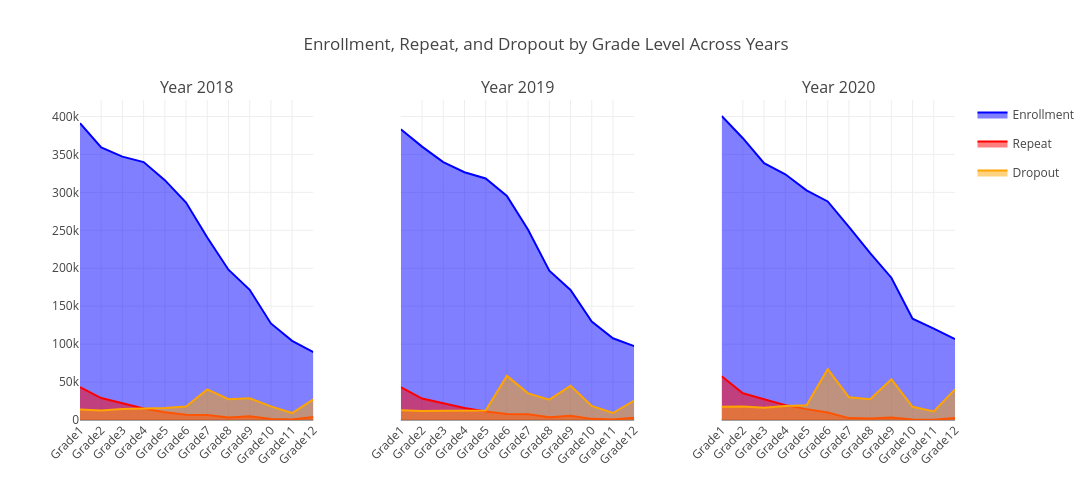

This figure's notebook cell:
### Code cell
import plotly.graph_objects as go
from plotly.subplots import make_subplots

# Get years from columns
years = sorted(drop_out.columns)

# Create subplots: 1 row, 3 columns (one per year)
fig = make_subplots(
    rows=1, cols=len(years),
    subplot_titles=[f'Year {y}' for y in years],
    shared_yaxes=True,
    horizontal_spacing=0.1
)

# Define colors for each metric
colors = {
    'Enrollment': 'blue',
    'Repeat': 'red',
    'Dropout': 'orange'
}

for col_idx, year in enumerate(years, start=1):
    show_legend = (col_idx == 1)
    
    # Add Enrollment area
    fig.add_trace(go.Scatter(
        x=enroll.index,
        y=enroll[year],
        mode='lines',
        name='Enrollment',
        legendgroup='enrollment',
        showlegend=show_legend,
        line=dict(color=colors['Enrollment'], width=2),
        fill='tozeroy',
        hovertemplate="Enrollment: %{y:,}<extra></extra>",
    ), row=1, col=col_idx)
    
    # Add Repeat area
    fig.add_trace(go.Scatter(
        x=repeat.index,
        y=repeat[year],
        mode='lines',
        name='Repeat',
        legendgroup='repeat',
        showlegend=show_legend,
        line=dict(color=colors['Repeat'], width=2),
        fill='tozeroy',
        hovertemplate="Repeat: %{y:,}<extra></extra>",
    ), row=1, col=col_idx)
    
    # Add Dropout area
    fig.add_trace(go.Scatter(
        x=drop_out.index,
        y=drop_out[year],
        mode='lines',
        name='Dropout',
        legendgroup='dropout',
        showlegend=show_legend,
        line=dict(color=colors['Dropout'], width=2),
        fill='tozeroy',
        hovertemplate="Dropout: %{y:,}<extra></extra>",
    ), row=1, col=col_idx)

fig.update_layout(
    height=500,
    width=1400,
    title_text='Enrollment, Repeat, and Dropout by Grade Level Across Years',
    legend=dict(
        orientation="v",
        yanchor="top",
        y=1,
        xanchor="left",
        x=1.02
    ),
    hovermode="x unified"
)

fig.update_xaxes(tickangle=-45)
fig.show()

### Figure 1 — Plotly figure (JSON) as saved in the notebook; plotly's stock layout.template omitted (floating-point values rounded to 4 significant figures)
{"data": [{"fill": "tozeroy", "hovertemplate": "Enrollment: %{y:,}<extra></extra>", "legendgroup": "enrollment", "line": {"color": "blue", "width": 2}, "mode": "lines", "name": "Enrollment", "showlegend": true, "type": "scatter", "x": ["Grade1", "Grade2", "Grade3", "Grade4", "Grade5", "Grade6", "Grade7", "Grade8", "Grade9", "Grade10", "Grade11", "Grade12"], "xaxis": "x", "y": [391210, 359319, 347149, 339959, 316078, 286542, 240580, 198070, 171611, 127297, 104331, 89517], "yaxis": "y"}, {"fill": "tozeroy", "hovertemplate": "Repeat: %{y:,}<extra></extra>", "legendgroup": "repeat", "line": {"color": "red", "width": 2}, "mode": "lines", "name": "Repeat", "showlegend": true, "type": "scatter", "x": ["Grade1", "Grade2", "Grade3", "Grade4", "Grade5", "Grade6", "Grade7", "Grade8", "Grade9", "Grade10", "Grade11", "Grade12"], "xaxis": "x", "y": [43390, 28957, 21990, 15265, 10343, 6886, 6644, 3412, 5076, 1396, 770, 3892], "yaxis": "y"}, {"fill": "tozeroy", "hovertemplate": "Dropout: %{y:,}<extra></extra>", "legendgroup": "dropout", "line": {"color": "orange", "width": 2}, "mode": "lines", "name": "Dropout", "showlegend": true, "type": "scatter", "x": ["Grade1", "Grade2", "Grade3", "Grade4", "Grade5", "Grade6", "Grade7", "Grade8", "Grade9", "Grade10", "Grade11", "Grade12"], "xaxis": "x", "y": [13727, 12679, 14612, 14933, 15862, 17786, 40384, 27461, 28539, 17965, 9128, 27259], "yaxis": "y"}, {"fill": "tozeroy", "hovertemplate": "Enrollment: %{y:,}<extra></extra>", "legendgroup": "enrollment", "line": {"color": "blue", "width": 2}, "mode": "lines", "name": "Enrollment", "showlegend": false, "type": "scatter", "x": ["Grade1", "Grade2", "Grade3", "Grade4", "Grade5", "Grade6", "Grade7", "Grade8", "Grade9", "Grade10", "Grade11", "Grade12"], "xaxis": "x2", "y": [383240, 360299, 339804, 326527, 318331, 295272, 250846, 196750, 171372, 129672, 107722, 97318], "yaxis": "y2"}, {"fill": "tozeroy", "hovertemplate": "Repeat: %{y:,}<extra></extra>", "legendgroup": "repeat", "line": {"color": "red", "width": 2}, "mode": "lines", "name": "Repeat", "showlegend": false, "type": "scatter", "x": ["Grade1", "Grade2", "Grade3", "Grade4", "Grade5", "Grade6", "Grade7", "Grade8", "Grade9", "Grade10", "Grade11", "Grade12"], "xaxis": "x2", "y": [43362, 28312, 22086, 15691, 11328, 7984, 7419, 3736, 5751, 1495, 710, 2883], "yaxis": "y2"}, {"fill": "tozeroy", "hovertemplate": "Dropout: %{y:,}<extra></extra>", "legendgroup": "dropout", "line": {"color": "orange", "width": 2}, "mode": "lines", "name": "Dropout", "showlegend": false, "type": "scatter", "x": ["Grade1", "Grade2", "Grade3", "Grade4", "Grade5", "Grade6", "Grade7", "Grade8", "Grade9", "Grade10", "Grade11", "Grade12"], "xaxis": "x2", "y": [12984, 12022, 12175, 12597, 12591, 58178, 35115, 26895, 45066, 18581, 9222, 25501], "yaxis": "y2"}, {"fill": "tozeroy", "hovertemplate": "Enrollment: %{y:,}<extra></extra>", "legendgroup": "enrollment", "line": {"color": "blue", "width": 2}, "mode": "lines", "name": "Enrollment", "showlegend": false, "type": "scatter", "x": ["Grade1", "Grade2", "Grade3", "Grade4", "Grade5", "Grade6", "Grade7", "Grade8", "Grade9", "Grade10", "Grade11", "Grade12"], "xaxis": "x3", "y": [400673, 371410, 338604, 323812, 302764, 288004, 254642, 219895, 187569, 133460, 120549, 106608], "yaxis": "y3"}, {"fill": "tozeroy", "hovertemplate": "Repeat: %{y:,}<extra></extra>", "legendgroup": "repeat", "line": {"color": "red", "width": 2}, "mode": "lines", "name": "Repeat", "showlegend": false, "type": "scatter", "x": ["Grade1", "Grade2", "Grade3", "Grade4", "Grade5", "Grade6", "Grade7", "Grade8", "Grade9", "Grade10", "Grade11", "Grade12"], "xaxis": "x3", "y": [57724, 35297, 27312, 19628, 14322, 9917, 2486, 1996, 3242, 651, 412, 2731], "yaxis": "y3"}, {"fill": "tozeroy", "hovertemplate": "Dropout: %{y:,}<extra></extra>", "legendgroup": "dropout", "line": {"color": "orange", "width": 2}, "mode": "lines", "name": "Dropout", "showlegend": false, "type": "scatter", "x": ["Grade1", "Grade2", "Grade3", "Grade4", "Grade5", "Grade6", "Grade7", "Grade8", "Grade9", "Grade10", "Grade11", "Grade12"], "xaxis": "x3", "y": [17367, 17727, 16171, 18358, 19364, 67031, 30000, 27469, 53712, 17419, 11340, 40395], "yaxis": "y3"}], "layout": {"annotations": [{"font": {"size": 16}, "showarrow": false, "text": "Year 2018", "x": 0.1333, "xanchor": "center", "xref": "paper", "y": 1, "yanchor": "bottom", "yref": "paper"}, {"font": {"size": 16}, "showarrow": false, "text": "Year 2019", "x": 0.5, "xanchor": "center", "xref": "paper", "y": 1, "yanchor": "bottom", "yref": "paper"}, {"font": {"size": 16}, "showarrow": false, "text": "Year 2020", "x": 0.8667, "xanchor": "center", "xref": "paper", "y": 1, "yanchor": "bottom", "yref": "paper"}], "height": 500, "hovermode": "x unified", "legend": {"orientation": "v", "x": 1.02, "xanchor": "left", "y": 1, "yanchor": "top"}, "title": {"text": "Enrollment, Repeat, and Dropout by Grade Level Across Years"}, "width": 1400, "xaxis": {"anchor": "y", "domain": [0, 0.2667], "tickangle": -45}, "xaxis2": {"anchor": "y2", "domain": [0.3667, 0.6333], "tickangle": -45}, "xaxis3": {"anchor": "y3", "domain": [0.7333, 1], "tickangle": -45}, "yaxis": {"anchor": "x", "domain": [0, 1]}, "yaxis2": {"anchor": "x2", "domain": [0, 1], "matches": "y", "showticklabels": false}, "yaxis3": {"anchor": "x3", "domain": [0, 1], "matches": "y", "showticklabels": false}}}
